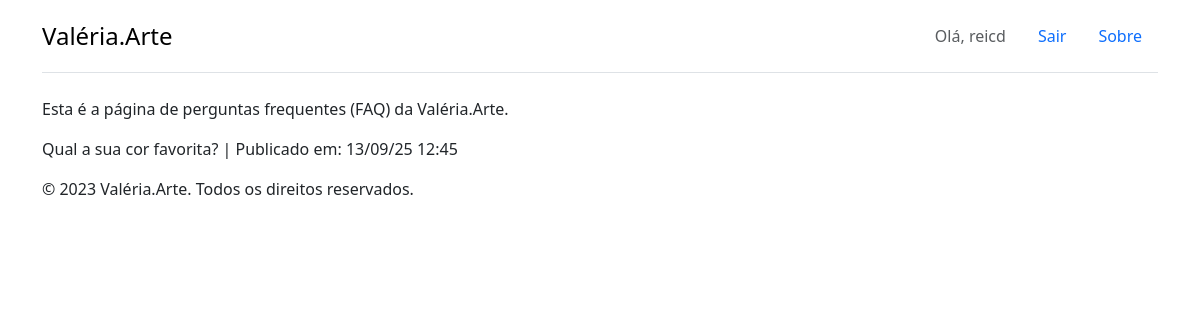
The app's page /about/ (signed in), older data.
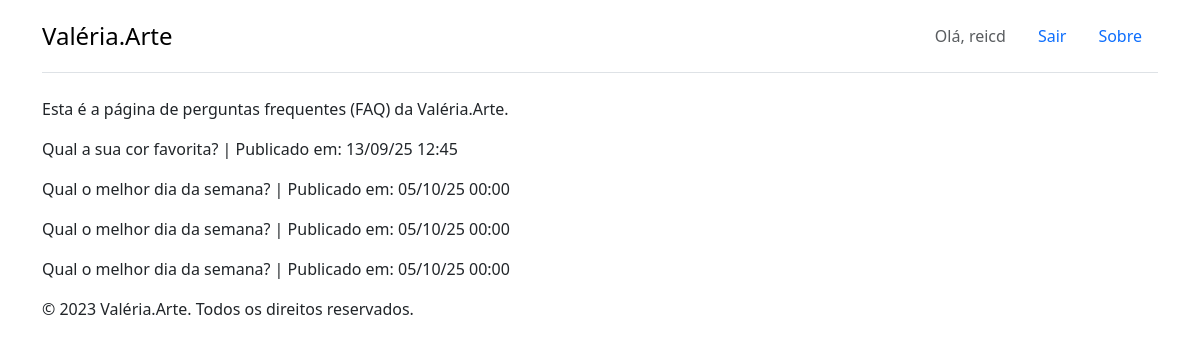
The same page, newer data.
### accounts/models.py (models this page shows)
class CustomUser(AbstractUser):
    data_nascimento = models.DateField("Data de Nascimento",
    null=True,
    blank=True)
    telefone = models.CharField("Telefone",max_length=15, null=True, blank=True)
    endereco = models.CharField("Endereço",max_length=255, null=True, blank=True)
    cidade = models.CharField("Cidade",max_length=100, null=True, blank=True)
    estado = models.CharField("Estado",max_length=100, null=True, blank=True)
    pais = models.CharField("País",max_length=100, null=True, blank=True)
    cep = models.CharField("CEP",max_length=8, null=True, blank=True)
    cpf = models.CharField("CPF",max_length=11, null=True, blank=True)

### sac/models.py (models this page shows)
class Question(models.Model):
    question_text = models.CharField(max_length=200)
    pub_date = models.DateTimeField("Data de publicação")
    class Meta:
        verbose_name = "Pergunta"
        verbose_name_plural = "Perguntas"

### sac/views.py (the view)
# urls.py: path('about/', about, name='products-about'),
@login_required
def about(request):
    question = Question.objects.all()
    context = {'all_questions': question}
    return render(request, 'sac/question.html', context)

### templates/sac/question.html (shortened to what this page needs)
{% extends '_layout2.html' %}
{% load static %}
{% block content %}
    <p>Esta é a página de perguntas frequentes (FAQ) da Valéria.Arte.</p>
    {% for question in all_questions %}
        <div class="faq-item">
                <p>{{ question.question_text }} |
                Publicado em: {{ question.pub_date|date:"d/m/y H:i" }}</p>
        </div>
        {% empty %}
            <p>Nenhuma pergunta disponível no momento.</p>
    {% endfor %}
{% endblock %}

### templates/_layout2.html (shortened to what this page needs)
{% extends '_base.html' %}
{% load static %}
{% block css %}
    <link rel="stylesheet" href="https://cdn.jsdelivr.net/npm/bootstrap@5.3.8/dist/css/bootstrap.min.css">
    <link rel="stylesheet" href="{% static 'css/styles.css' %}">
{% endblock css %}
{% block header %}
<div class="container">
    <header class="d-flex flex-wrap justify-content-center py-3 mb-4 border-bottom">
        <a href="{% url 'index' %}" class="d-flex align-items-center mb-3 mb-md-0 me-md-auto link-body-emphasis text-decoration-none">
    <span class="fs-4">Valéria.Arte</span></a>
    <ul class="nav nav-pills">
            {% if user.is_authenticated %}
        <li class="nav-item"><span class="nav-link disabled">Olá, {{ user.username }}</span></li>
        <li class="nav-item">
            <form action="{% url 'logout' %}" method="post" class="d-flex">
                <button class="btn btn-link nav-link" type="submit">Sair</button>
            </form>
        </li>
            {% endif %}
        <li class="nav-item">
            <a href="{% url 'about' %}" class="nav-link">Sobre</a>
        </li>
    </ul>
    </header>
</div>
{% endblock header %}
{% block main %}
    <div class="container">
    {% block content %}
    {% endblock content %}
    </div>
{% endblock main %}
{% block footer %}
<div class="container">
    <footer>
        <p>&copy; 2023 Valéria.Arte. Todos os direitos reservados.</p>
    </footer>
</div>
{% endblock footer %}

### templates/_base.html (shortened to what this page needs)
{% load static %}
<!DOCTYPE html>
<html lang="pt-br">
<head>
    {% block css %}{% endblock css %}
</head>
<body>
    {% block header %}
    {% endblock header %}
    {% block main %}{% endblock main %}
    {% block footer %}
    {% endblock footer %}
</body>
</html>

Row changes from the older to the newer data that the page shows:
added Question: question_text "Qual o melhor dia da semana?", pub_date "05/10/25 00:00"
added Question: question_text "Qual o melhor dia da semana?", pub_date "05/10/25 00:00"
added Question: question_text "Qual o melhor dia da semana?", pub_date "05/10/25 00:00"
